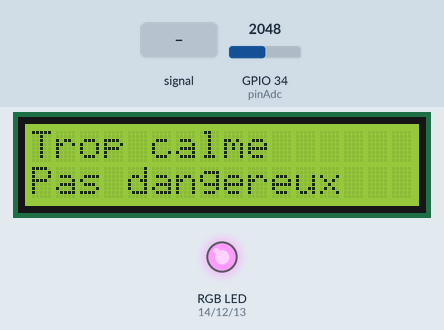
Recording of a sketch running on a simulated ESP32. On the bench: 16×2 character LCD, an RGB LED mixed from three pins (HIGH = lit). Inputs (shaded band) come from the test bench; at power-on: GPIO 34 (pinAdc) = 2048. WiFi joins after 1.5 s; servers stay silent unless stated; what the sketch prints to the serial monitor is not drawn.

Above: at 2.7 s.
2.8 s: GPIO 34 (pinAdc) fed a 2 Hz sine of ±1228 counts around its level
At 4.4 s:
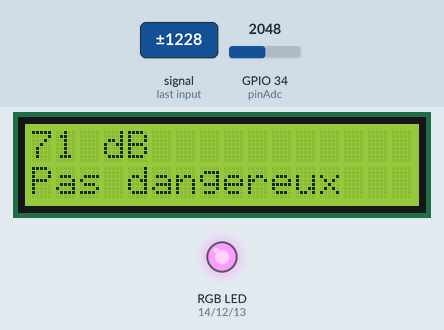
6.8 s: GPIO 34 (pinAdc) fed a 200 Hz sine of ±1023 counts around its level
At 8.3 s:
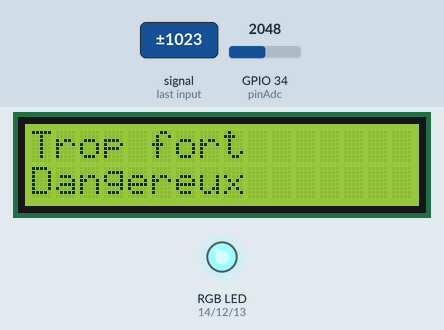
8.6 s: GPIO 34 (pinAdc) fed a 200 Hz sine of ±327 counts around its level
At 9.7 s:
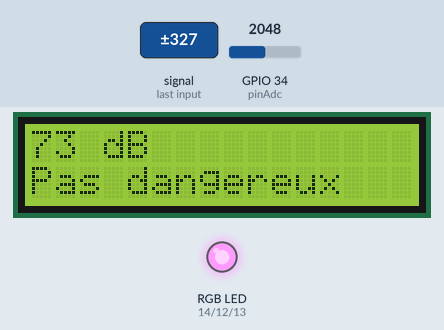
10.6 s: GPIO 34 (pinAdc) set to 2866
At 12.2 s:
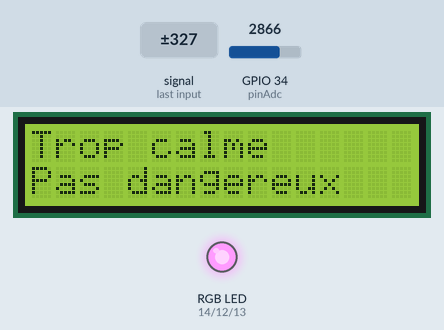
Timing chart, 0 to 13.6 s (numbered marks = the images above; inputs shaded):
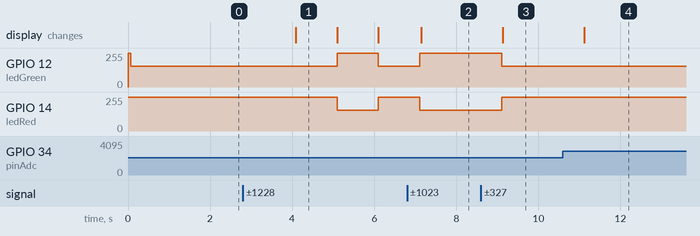

Measured:
- after the input at 2.8 s, GPIO 12 (ledGreen): 155/255 → 255/255 after 2.3 s, → 155/255 1.0 s later; GPIO 14 (ledRed): 255/255 → 155/255 after 2.3 s, → 255/255 1.0 s later; the display: changes after 1.3 s (image 1)
- after the input at 6.8 s, GPIO 12 (ledGreen): goes on until 7.1 s, then stays 255/255; GPIO 14 (ledRed): goes on until 7.1 s, then stays 155/255; the display: changes after 0.34 s (image 2)
- after the input at 8.6 s, GPIO 12 (ledGreen): 255/255 → 155/255 after 0.52 s; GPIO 14 (ledRed): 155/255 → 255/255 after 0.52 s; the display: changes after 0.53 s (image 3)
- after the input at 10.6 s, the display: changes after 0.53 s (image 4)
- what the display in image 1 shows lasts 1.0 s, from 4.1 s to 5.1 s

The sketch:

decibelmetre.ino
```cpp
#include <Wire.h>
#include <LiquidCrystal.h>
#include <WiFi.h>
#include <WiFiClient.h>
#include <WebServer.h>
#include <ESPmDNS.h>

const int pinAdc = 34;
const int RS = 16, E = 5, DB4 = 19, DB5 = 21, DB6 = 22, DB7 = 23, ledRed = 14, ledGreen = 12, ledBlue = 13;
const int frameRate = 1;	   // Nombre de raffraichissements de l'écran par seconde
const int historyRate = 5;	   // intervalle etre chaque enregistrement dans l'historique (en secondes)
const int seuilDangereux = 80; // Seuil de dangerosité en dB

const int sampleSize = 500;

int dbValues[5];
int currentDBValue;

LiquidCrystal lcd(RS, E, DB4, DB5, DB6, DB7);
int moyDB, ampl;
int maxVal, minVal;
int historyBuffer;

TaskHandle_t taskCore0;

const char *ssid = "ssid";
const char *password = "password";

int currentSound;
const int historySize = 12;
int history[historySize];

WebServer server(80);

void handleRoot()
{
	String temp = "Bonjour, vous utilisez le décibelmètre de la salle des machines.\n";
	temp += "Utilisation:\n";
	temp += "/sound : renvoie la valeur actuelle du capteur en décibels\n/history : renvoie un historique des valeurs";
	server.send(200, "text/plain; charset=UTF-8", temp);
}

void handleSound()
{
	char temp[100];
	sprintf(temp, "{\"sound\" : %d}", matchDB(ampl));
	server.send(200, "application/json", temp);
}

void handleHistory()
{
	char tempStr[10];
	String temp("{");
	temp += "\"size\" :";
	sprintf(tempStr, "%d", historySize);
	temp += tempStr;
	temp += ",\"history\" : [";
	int current = currentSound;
	for (int i = 0; i < historySize; i++)
	{
		sprintf(tempStr, "%d", history[current++]);
		temp += tempStr;
		temp += ",";
		if (current == historySize)
			current = 0;
	}
	temp[temp.length() - 1] = ']';
	temp += "}";
	server.send(200, "application/json", temp);
}

void handleNotFound()
{
	String message = "File Not Found\n\n";
	message += "URI: ";
	message += server.uri();
	message += "\nMethod: ";
	message += (server.method() == HTTP_GET) ? "GET" : "POST";
	message += "\nArguments: ";
	message += server.args();
	message += "\n";

	for (uint8_t i = 0; i < server.args(); i++)
	{
		message += " " + server.argName(i) + ": " + server.arg(i) + "\n";
	}

	server.send(404, "text/plain", message);
}

void setup()
{
	Serial.begin(115200);
	for (int i = 0; i < historySize; i++)
	{
		history[i] = 0;
	}

	pinMode(RS, OUTPUT);
	pinMode(E, OUTPUT);
	pinMode(DB4, OUTPUT);
	pinMode(DB5, OUTPUT);
	pinMode(DB6, OUTPUT);
	pinMode(DB7, OUTPUT);
	pinMode(pinAdc, PULLDOWN);
	pinMode(ledGreen, OUTPUT);
	pinMode(ledRed, OUTPUT);
	pinMode(ledBlue, OUTPUT);
	digitalWrite(ledRed, 1);
	digitalWrite(ledGreen, 1);
	digitalWrite(ledBlue, 1);
	ampl = 0;
	currentDBValue = 0;
	historyBuffer = 0;
	lcd.begin(16, 2);
	lcd.print("Bonjour");
	xTaskCreatePinnedToCore(taskCore0Code, "Task core 0", 10000, NULL, 0, &taskCore0, 0);

	WiFi.mode(WIFI_STA);
	WiFi.begin(ssid, password);
	Serial.println("");
	// Wait for connection
	while (WiFi.status() != WL_CONNECTED)
	{
		delay(500);
		Serial.print(".");
	}

	Serial.println("");
	Serial.print("Connected to ");
	Serial.println(ssid);
	Serial.print("IP address: ");
	Serial.println(WiFi.localIP());

	if (MDNS.begin("esp32"))
	{
		Serial.println("MDNS responder started");
	}

	server.on("/", handleRoot);
	server.on("/sound", handleSound);
	server.on("/history", handleHistory);
	server.onNotFound(handleNotFound);
	server.begin();
	Serial.println("HTTP server started");
}

void loop()
{
	int temp;
	int time;
	maxVal = 0;
	minVal = 5000;
	for (int i = 0; i < sampleSize; i++)
	{
		time = micros() + 250;
		temp = analogRead(pinAdc);
		if (temp > maxVal)
			maxVal = temp;
		else if (temp < minVal)
			minVal = temp;
		while (micros() < time)
			;
	}
	ampl = maxVal - minVal;
}

int matchDB(double vol)
{
	if (vol < 150)
	{
		return 38;
	}
	if (vol < 500)
	{
		return 0.062 * vol + 39;
	}
	double temp = 0.02 * vol + 60;
	if(temp > 100) temp = 100;
	return temp;
}

void taskCore0Code(void *pvParameters)
{
	int frameDelay = 1000 / frameRate;
	for (;;)
	{
		moyDB = matchDB(ampl);
		dbValues[currentDBValue] = moyDB;
		currentDBValue++;
		lcd.clear();
		if (moyDB == 38)
		{
			lcd.print("Trop calme");

		}
		else if (moyDB == 100)
		{
			lcd.print("Trop fort");
		}
		else
		{
			lcd.print(moyDB);
			lcd.print(" dB");
		}

		lcd.setCursor(0, 1);
		if (moyDB < seuilDangereux)
		{
			lcd.print("Pas dangereux");
			analogWrite(ledRed, 255);
			analogWrite(ledGreen, 155);
		}
		else
		{
			lcd.print("Dangereux");
			analogWrite(ledRed, 155);
			analogWrite(ledGreen, 255);
		}
		delay(frameDelay);

		historyBuffer++;
		if (historyBuffer >= historyRate / (frameDelay / 1000))
		{
			int tempMoy = 0;
			for (int i = 0; i < 5; i++)
			{
				tempMoy += dbValues[i];
			}
			tempMoy /= 5;
			currentDBValue = 0;
			history[currentSound] = tempMoy;
			historyBuffer = 0;
			currentSound++;
			if (currentSound == historySize)
				currentSound = 0;
		}
		server.handleClient();
	}
}
```
